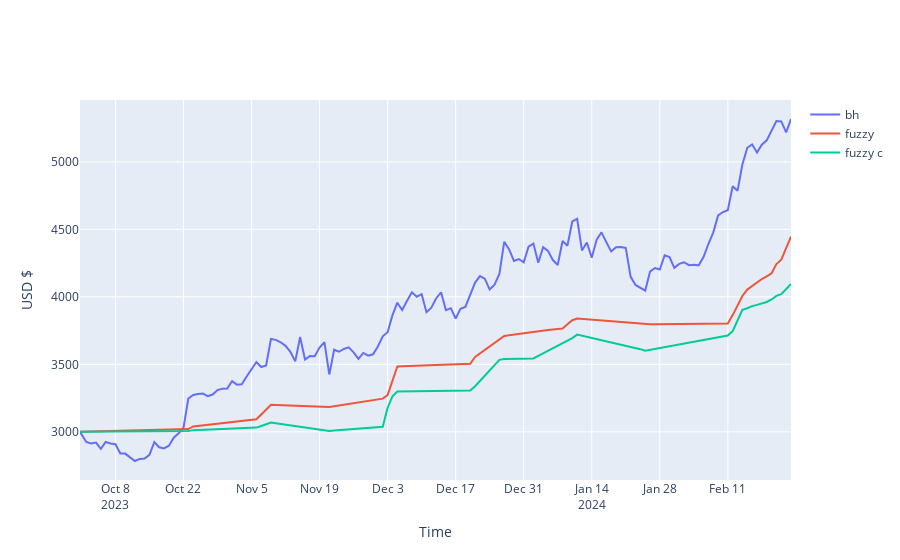

Source (notebook cell):
### Code cell
time_column = pd.to_datetime(data['time'], unit='s')
bh_column = data['bh']
fuzzy_column = data['fuzzy'].interpolate()
fuzzy_c_column = data['fuzzy c'].interpolate()

fig = go.Figure()
fig.add_trace(go.Scatter(x=time_column, y=bh_column, mode='lines', name='bh'))
fig.add_trace(go.Scatter(x=time_column, y=fuzzy_column, mode='lines', name='fuzzy'))
fig.add_trace(go.Scatter(x=time_column, y=fuzzy_c_column, mode='lines', name='fuzzy c'))
fig.update_layout(
    xaxis=dict(title='Time'),
    yaxis=dict(title='USD $'),
)

fig.show()

### Figure 1 — Plotly figure (JSON) as saved in the notebook; plotly's stock layout.template omitted (floating-point values rounded to 4 significant figures; data arrays with more than 128 entries replaced by an {"elided": "..."} marker saying what was removed)
{"data": [{"mode": "lines", "name": "bh", "type": "scatter", "x": {"elided": "147 str values"}, "y": {"elided": "147 float values"}}, {"mode": "lines", "name": "fuzzy", "type": "scatter", "x": {"elided": "147 str values"}, "y": {"elided": "147 float values"}}, {"mode": "lines", "name": "fuzzy c", "type": "scatter", "x": {"elided": "147 str values"}, "y": {"elided": "147 float values"}}], "layout": {"autosize": true, "xaxis": {"autorange": true, "range": ["2023-09-30 17:00", "2024-02-24"], "title": {"text": "Time"}, "type": "date"}, "yaxis": {"autorange": true, "range": [2643.0, 5458.0], "title": {"text": "USD $"}, "type": "linear"}}}
